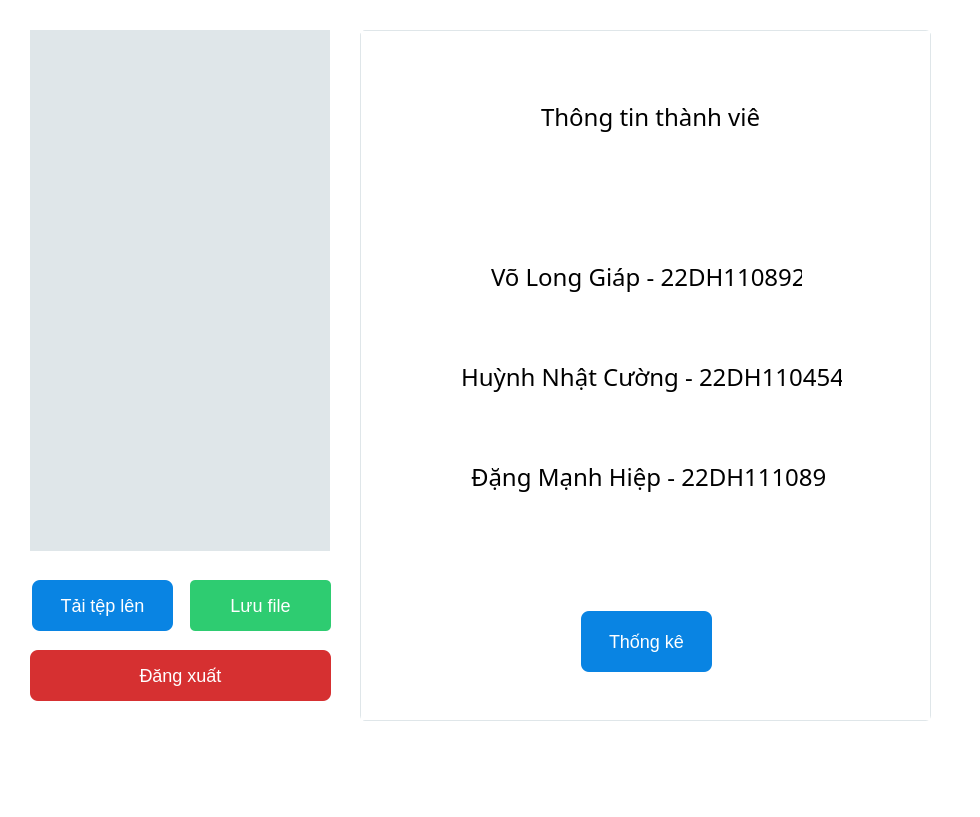
<?xml version="1.0" encoding="UTF-8"?>
<ui version="4.0">
 <class>MainWindow</class>
 <widget class="QMainWindow" name="MainWindow">
  <property name="geometry">
   <rect>
    <x>0</x>
    <y>0</y>
    <width>980</width>
    <height>817</height>
   </rect>
  </property>
  <property name="windowTitle">
   <string>MainWindow</string>
  </property>
  <property name="styleSheet">
   <string notr="true">QWidget {
    background-color: #fff;
    font-family: &quot;Segoe UI&quot;, Arial, sans-serif;
    font-size: 18px;
}

QLabel{
	color: Black;
	font-size: 24px;
	font-family: bold;
}

QTreeView {
    background-color: #dfe6e9;
    border: none;
    padding: 8px;
}
QTreeView::item:selected {
    background-color: #74b9ff;
    color: white;
}

QStackedWidget {
    background-color: white;
    border: 1px solid #dfe6e9;
    border-radius: 5px;
}

QPushButton {
    background-color: #00b894;
    color: white;
    border: none;
    border-radius: 5px;
    padding: 8px 16px;
}
QPushButton:hover {
    background-color: #55efc4;
}
QPushButton:pressed {
    background-color: #00b894;
}

/* Nút Logout */
QPushButton#logoutButton {
    background-color: #d63031;
    margin: 10px;
}
QPushButton#logoutButton:hover {
    background-color: #ff7675;
}

/* Style cho QPlainTextEdit (Ô nhập và ô hiển thị kết quả) */
QPlainTextEdit {
    background-color: #ffffff;
    border: 1px solid #dfe6e9;
    border-radius: 8px;
    padding: 10px;
    color: #2d3436;
}
QPlainTextEdit:focus {
    border: 1px solid #0984e3;
}

/* Style cho QLineEdit (ô nhập key) */
QLineEdit {
    background-color: #ffffff;
    border: 1px solid #dfe6e9;
    border-radius: 8px;
    padding: 8px;
    color: #2d3436;
}
QLineEdit:focus {
    border: 1px solid #0984e3;
}

/* Nếu muốn thêm hiệu ứng hover cho QLineEdit */
QLineEdit:hover {
    border: 1px solid #b2bec3;
}

/* Style chung cho QPushButton (nếu bạn có các nút xử lý) */
QPushButton {
    background-color: #0984e3;
    color: #ffffff;
    border: none;
    border-radius: 8px;
    padding: 8px 16px;
}
QPushButton:hover {
    background-color: #74b9ff;
}
QPushButton:pressed {
    background-color: #0984e3;
}
QPushButton#encryptButton {
    background-color: #2ecc71; /* Mã màu xanh lá (green) */
    color: white;
    border: none;
    border-radius: 5px;
    padding: 8px 16px;
}

QPushButton#encryptButton:hover {
    background-color: #58d68d; /* Màu xanh lá nhạt hơn khi hover */
}

QPushButton#encryptButton:pressed {
    background-color: #27ae60; /* Màu xanh lá đậm hơn khi nhấn */
}
QPushButton#uploadButton {
    background-color: #ffed00; 
    color: white;
    border: none;
    border-radius: 5px;
    padding: 8px 16px;
}

QPushButton#saveFileButton{
	background-color: #2ecc71; /* Mã màu xanh lá (green) */
    color: white;
    border: none;
    border-radius: 5px;
    padding: 8px 16px;
}


</string>
  </property>
  <widget class="QWidget" name="centralwidget">
   <widget class="QTreeView" name="treeView">
    <property name="geometry">
     <rect>
      <x>30</x>
      <y>30</y>
      <width>300</width>
      <height>521</height>
     </rect>
    </property>
    <property name="styleSheet">
     <string notr="true"/>
    </property>
   </widget>
   <widget class="QStackedWidget" name="stackWidget">
    <property name="geometry">
     <rect>
      <x>360</x>
      <y>30</y>
      <width>571</width>
      <height>691</height>
     </rect>
    </property>
    <property name="currentIndex">
     <number>8</number>
    </property>
    <widget class="QWidget" name="page">
     <widget class="QPlainTextEdit" name="inputText">
      <property name="geometry">
       <rect>
        <x>31</x>
        <y>141</y>
        <width>500</width>
        <height>111</height>
       </rect>
      </property>
     </widget>
     <widget class="QPushButton" name="encryptButton">
      <property name="geometry">
       <rect>
        <x>31</x>
        <y>620</y>
        <width>171</width>
        <height>50</height>
       </rect>
      </property>
      <property name="text">
       <string>Mã hóa</string>
      </property>
     </widget>
     <widget class="QPushButton" name="decryptButton">
      <property name="geometry">
       <rect>
        <x>360</x>
        <y>620</y>
        <width>171</width>
        <height>50</height>
       </rect>
      </property>
      <property name="text">
       <string>Giải mã</string>
      </property>
     </widget>
     <widget class="QLineEdit" name="keyLineEdit">
      <property name="geometry">
       <rect>
        <x>31</x>
        <y>291</y>
        <width>500</width>
        <height>71</height>
       </rect>
      </property>
     </widget>
     <widget class="QPlainTextEdit" name="outputText">
      <property name="geometry">
       <rect>
        <x>31</x>
        <y>410</y>
        <width>500</width>
        <height>111</height>
       </rect>
      </property>
     </widget>
     <widget class="QLabel" name="label_3">
      <property name="geometry">
       <rect>
        <x>260</x>
        <y>50</y>
        <width>81</width>
        <height>31</height>
       </rect>
      </property>
      <property name="minimumSize">
       <size>
        <width>0</width>
        <height>0</height>
       </size>
      </property>
      <property name="sizeIncrement">
       <size>
        <width>0</width>
        <height>0</height>
       </size>
      </property>
      <property name="font">
       <font>
        <family>12</family>
        <pointsize>-1</pointsize>
       </font>
      </property>
      <property name="text">
       <string>Caesar</string>
      </property>
     </widget>
     <widget class="QLabel" name="label_4">
      <property name="geometry">
       <rect>
        <x>39</x>
        <y>125</y>
        <width>181</width>
        <height>31</height>
       </rect>
      </property>
      <property name="font">
       <font>
        <family>12</family>
        <pointsize>-1</pointsize>
       </font>
      </property>
      <property name="text">
       <string>Nội dung cần mã hóa</string>
      </property>
     </widget>
     <widget class="QLabel" name="label_5">
      <property name="geometry">
       <rect>
        <x>39</x>
        <y>280</y>
        <width>41</width>
        <height>31</height>
       </rect>
      </property>
      <property name="text">
       <string>Key</string>
      </property>
     </widget>
     <widget class="QLabel" name="label_6">
      <property name="geometry">
       <rect>
        <x>39</x>
        <y>395</y>
        <width>171</width>
        <height>31</height>
       </rect>
      </property>
      <property name="text">
       <string>Nội dung đã mã hóa</string>
      </property>
     </widget>
    </widget>
    <widget class="QWidget" name="page_2">
     <widget class="QLabel" name="label">
      <property name="geometry">
       <rect>
        <x>260</x>
        <y>50</y>
        <width>81</width>
        <height>31</height>
       </rect>
      </property>
      <property name="font">
       <font>
        <family>12</family>
        <pointsize>-1</pointsize>
       </font>
      </property>
      <property name="text">
       <string>Vignere</string>
      </property>
     </widget>
     <widget class="QPlainTextEdit" name="vigenereInputText">
      <property name="geometry">
       <rect>
        <x>31</x>
        <y>141</y>
        <width>500</width>
        <height>111</height>
       </rect>
      </property>
     </widget>
     <widget class="QPlainTextEdit" name="vigenereOutputText">
      <property name="geometry">
       <rect>
        <x>31</x>
        <y>410</y>
        <width>500</width>
        <height>111</height>
       </rect>
      </property>
     </widget>
     <widget class="QLineEdit" name="vigenereKeyLineEdit">
      <property name="geometry">
       <rect>
        <x>31</x>
        <y>291</y>
        <width>500</width>
        <height>71</height>
       </rect>
      </property>
     </widget>
     <widget class="QPushButton" name="encryptButton_2">
      <property name="geometry">
       <rect>
        <x>31</x>
        <y>620</y>
        <width>171</width>
        <height>50</height>
       </rect>
      </property>
      <property name="text">
       <string>Mã hóa</string>
      </property>
     </widget>
     <widget class="QPushButton" name="decryptButton_2">
      <property name="geometry">
       <rect>
        <x>360</x>
        <y>620</y>
        <width>171</width>
        <height>50</height>
       </rect>
      </property>
      <property name="text">
       <string>Giải mã</string>
      </property>
     </widget>
     <widget class="QLabel" name="label_7">
      <property name="geometry">
       <rect>
        <x>39</x>
        <y>125</y>
        <width>181</width>
        <height>31</height>
       </rect>
      </property>
      <property name="font">
       <font>
        <family>12</family>
        <pointsize>-1</pointsize>
       </font>
      </property>
      <property name="text">
       <string>Nội dung cần mã hóa</string>
      </property>
     </widget>
     <widget class="QLabel" name="label_8">
      <property name="geometry">
       <rect>
        <x>39</x>
        <y>395</y>
        <width>171</width>
        <height>31</height>
       </rect>
      </property>
      <property name="text">
       <string>Nội dung đã mã hóa</string>
      </property>
     </widget>
     <widget class="QLabel" name="label_9">
      <property name="geometry">
       <rect>
        <x>39</x>
        <y>280</y>
        <width>41</width>
        <height>31</height>
       </rect>
      </property>
      <property name="text">
       <string>Key</string>
      </property>
     </widget>
    </widget>
    <widget class="QWidget" name="page_3">
     <widget class="QLabel" name="label_2">
      <property name="geometry">
       <rect>
        <x>270</x>
        <y>50</y>
        <width>141</width>
        <height>21</height>
       </rect>
      </property>
      <property name="font">
       <font>
        <family>12</family>
        <pointsize>-1</pointsize>
       </font>
      </property>
      <property name="text">
       <string>Belasco</string>
      </property>
     </widget>
     <widget class="QPushButton" name="encryptButton_3">
      <property name="geometry">
       <rect>
        <x>31</x>
        <y>620</y>
        <width>171</width>
        <height>50</height>
       </rect>
      </property>
      <property name="text">
       <string>Mã hóa</string>
      </property>
     </widget>
     <widget class="QPushButton" name="decryptButton_3">
      <property name="geometry">
       <rect>
        <x>360</x>
        <y>620</y>
        <width>171</width>
        <height>50</height>
       </rect>
      </property>
      <property name="text">
       <string>Giải mã</string>
      </property>
     </widget>
     <widget class="QLineEdit" name="belascoKeyLineEdit">
      <property name="geometry">
       <rect>
        <x>31</x>
        <y>291</y>
        <width>500</width>
        <height>71</height>
       </rect>
      </property>
     </widget>
     <widget class="QPlainTextEdit" name="belascoInputText">
      <property name="geometry">
       <rect>
        <x>31</x>
        <y>141</y>
        <width>500</width>
        <height>111</height>
       </rect>
      </property>
     </widget>
     <widget class="QPlainTextEdit" name="belascoOutputText">
      <property name="geometry">
       <rect>
        <x>31</x>
        <y>410</y>
        <width>500</width>
        <height>111</height>
       </rect>
      </property>
     </widget>
     <widget class="QLabel" name="label_10">
      <property name="geometry">
       <rect>
        <x>39</x>
        <y>280</y>
        <width>41</width>
        <height>31</height>
       </rect>
      </property>
      <property name="text">
       <string>Key</string>
      </property>
     </widget>
     <widget class="QLabel" name="label_11">
      <property name="geometry">
       <rect>
        <x>39</x>
        <y>395</y>
        <width>171</width>
        <height>31</height>
       </rect>
      </property>
      <property name="text">
       <string>Nội dung đã mã hóa</string>
      </property>
     </widget>
     <widget class="QLabel" name="label_12">
      <property name="geometry">
       <rect>
        <x>39</x>
        <y>125</y>
        <width>181</width>
        <height>31</height>
       </rect>
      </property>
      <property name="font">
       <font>
        <family>12</family>
        <pointsize>-1</pointsize>
       </font>
      </property>
      <property name="text">
       <string>Nội dung cần mã hóa</string>
      </property>
     </widget>
    </widget>
    <widget class="QWidget" name="page_4">
     <widget class="QLabel" name="label_13">
      <property name="geometry">
       <rect>
        <x>200</x>
        <y>50</y>
        <width>221</width>
        <height>31</height>
       </rect>
      </property>
      <property name="font">
       <font>
        <family>12</family>
        <pointsize>-1</pointsize>
       </font>
      </property>
      <property name="text">
       <string>Kỹ thuật 2 dòng</string>
      </property>
     </widget>
     <widget class="QPlainTextEdit" name="transpositionInputText">
      <property name="geometry">
       <rect>
        <x>31</x>
        <y>141</y>
        <width>500</width>
        <height>111</height>
       </rect>
      </property>
     </widget>
     <widget class="QPlainTextEdit" name="transpositionOutputText">
      <property name="geometry">
       <rect>
        <x>31</x>
        <y>410</y>
        <width>500</width>
        <height>111</height>
       </rect>
      </property>
     </widget>
     <widget class="QPushButton" name="encryptButton_4">
      <property name="geometry">
       <rect>
        <x>31</x>
        <y>620</y>
        <width>171</width>
        <height>50</height>
       </rect>
      </property>
      <property name="text">
       <string>Mã hóa</string>
      </property>
     </widget>
     <widget class="QPushButton" name="decryptButton_4">
      <property name="geometry">
       <rect>
        <x>360</x>
        <y>620</y>
        <width>171</width>
        <height>50</height>
       </rect>
      </property>
      <property name="text">
       <string>Giải mã</string>
      </property>
     </widget>
     <widget class="QLabel" name="label_15">
      <property name="geometry">
       <rect>
        <x>39</x>
        <y>125</y>
        <width>191</width>
        <height>31</height>
       </rect>
      </property>
      <property name="font">
       <font>
        <family>12</family>
        <pointsize>-1</pointsize>
       </font>
      </property>
      <property name="text">
       <string>Nội dung cần mã hóa</string>
      </property>
     </widget>
     <widget class="QLabel" name="label_16">
      <property name="geometry">
       <rect>
        <x>39</x>
        <y>395</y>
        <width>171</width>
        <height>31</height>
       </rect>
      </property>
      <property name="text">
       <string>Nội dung đã mã hóa</string>
      </property>
     </widget>
    </widget>
    <widget class="QWidget" name="page_6">
     <widget class="QLabel" name="label_18">
      <property name="geometry">
       <rect>
        <x>190</x>
        <y>50</y>
        <width>241</width>
        <height>41</height>
       </rect>
      </property>
      <property name="font">
       <font>
        <family>12</family>
        <pointsize>-1</pointsize>
       </font>
      </property>
      <property name="text">
       <string>Kỹ thuật nhiều dòng</string>
      </property>
     </widget>
     <widget class="QPlainTextEdit" name="transpositionInputText_2">
      <property name="geometry">
       <rect>
        <x>31</x>
        <y>141</y>
        <width>500</width>
        <height>111</height>
       </rect>
      </property>
     </widget>
     <widget class="QPlainTextEdit" name="transpositionOutputText_2">
      <property name="geometry">
       <rect>
        <x>31</x>
        <y>410</y>
        <width>500</width>
        <height>111</height>
       </rect>
      </property>
     </widget>
     <widget class="QLineEdit" name="transpositionKeyLineEdit_2">
      <property name="geometry">
       <rect>
        <x>31</x>
        <y>291</y>
        <width>500</width>
        <height>71</height>
       </rect>
      </property>
     </widget>
     <widget class="QPushButton" name="encryptButton_5">
      <property name="geometry">
       <rect>
        <x>31</x>
        <y>620</y>
        <width>171</width>
        <height>50</height>
       </rect>
      </property>
      <property name="text">
       <string>Mã hóa</string>
      </property>
     </widget>
     <widget class="QPushButton" name="decryptButton_5">
      <property name="geometry">
       <rect>
        <x>360</x>
        <y>620</y>
        <width>171</width>
        <height>50</height>
       </rect>
      </property>
      <property name="text">
       <string>Giải mã</string>
      </property>
     </widget>
     <widget class="QLabel" name="label_14">
      <property name="geometry">
       <rect>
        <x>39</x>
        <y>280</y>
        <width>41</width>
        <height>31</height>
       </rect>
      </property>
      <property name="text">
       <string>Key</string>
      </property>
     </widget>
     <widget class="QLabel" name="label_19">
      <property name="geometry">
       <rect>
        <x>39</x>
        <y>395</y>
        <width>171</width>
        <height>31</height>
       </rect>
      </property>
      <property name="text">
       <string>Nội dung đã mã hóa</string>
      </property>
     </widget>
     <widget class="QLabel" name="label_20">
      <property name="geometry">
       <rect>
        <x>39</x>
        <y>125</y>
        <width>181</width>
        <height>31</height>
       </rect>
      </property>
      <property name="font">
       <font>
        <family>12</family>
        <pointsize>-1</pointsize>
       </font>
      </property>
      <property name="text">
       <string>Nội dung cần mã hóa</string>
      </property>
     </widget>
    </widget>
    <widget class="QWidget" name="page_5">
     <widget class="QLabel" name="label_17">
      <property name="geometry">
       <rect>
        <x>250</x>
        <y>50</y>
        <width>55</width>
        <height>31</height>
       </rect>
      </property>
      <property name="font">
       <font>
        <family>12</family>
        <pointsize>-1</pointsize>
       </font>
      </property>
      <property name="text">
       <string>XOR</string>
      </property>
     </widget>
     <widget class="QLineEdit" name="xorKeyLineEdit">
      <property name="geometry">
       <rect>
        <x>31</x>
        <y>291</y>
        <width>500</width>
        <height>71</height>
       </rect>
      </property>
     </widget>
     <widget class="QPlainTextEdit" name="xorInputText">
      <property name="geometry">
       <rect>
        <x>31</x>
        <y>141</y>
        <width>500</width>
        <height>111</height>
       </rect>
      </property>
     </widget>
     <widget class="QPlainTextEdit" name="xorOutputText">
      <property name="geometry">
       <rect>
        <x>31</x>
        <y>410</y>
        <width>500</width>
        <height>111</height>
       </rect>
      </property>
     </widget>
     <widget class="QPushButton" name="encryptButton_6">
      <property name="geometry">
       <rect>
        <x>31</x>
        <y>620</y>
        <width>171</width>
        <height>50</height>
       </rect>
      </property>
      <property name="text">
       <string>Mã hóa</string>
      </property>
     </widget>
     <widget class="QPushButton" name="decryptButton_6">
      <property name="geometry">
       <rect>
        <x>360</x>
        <y>620</y>
        <width>171</width>
        <height>50</height>
       </rect>
      </property>
      <property name="text">
       <string>Giải mã</string>
      </property>
     </widget>
     <widget class="QLabel" name="label_23">
      <property name="geometry">
       <rect>
        <x>39</x>
        <y>125</y>
        <width>181</width>
        <height>31</height>
       </rect>
      </property>
      <property name="font">
       <font>
        <family>12</family>
        <pointsize>-1</pointsize>
       </font>
      </property>
      <property name="text">
       <string>Nội dung cần mã hóa</string>
      </property>
     </widget>
     <widget class="QLabel" name="label_22">
      <property name="geometry">
       <rect>
        <x>39</x>
        <y>395</y>
        <width>171</width>
        <height>31</height>
       </rect>
      </property>
      <property name="text">
       <string>Nội dung đã mã hóa</string>
      </property>
     </widget>
     <widget class="QLabel" name="label_21">
      <property name="geometry">
       <rect>
        <x>39</x>
        <y>280</y>
        <width>41</width>
        <height>31</height>
       </rect>
      </property>
      <property name="text">
       <string>Key</string>
      </property>
     </widget>
    </widget>
    <widget class="QWidget" name="page_8">
     <widget class="QPushButton" name="encryptButton_7">
      <property name="geometry">
       <rect>
        <x>31</x>
        <y>620</y>
        <width>171</width>
        <height>50</height>
       </rect>
      </property>
      <property name="text">
       <string>Mã hóa</string>
      </property>
     </widget>
     <widget class="QPushButton" name="decryptButton_7">
      <property name="geometry">
       <rect>
        <x>360</x>
        <y>620</y>
        <width>171</width>
        <height>50</height>
       </rect>
      </property>
      <property name="text">
       <string>Giải mã</string>
      </property>
     </widget>
     <widget class="QPlainTextEdit" name="aesInputText">
      <property name="geometry">
       <rect>
        <x>31</x>
        <y>141</y>
        <width>500</width>
        <height>111</height>
       </rect>
      </property>
     </widget>
     <widget class="QPlainTextEdit" name="aesOutputText">
      <property name="geometry">
       <rect>
        <x>31</x>
        <y>410</y>
        <width>500</width>
        <height>111</height>
       </rect>
      </property>
     </widget>
     <widget class="QLineEdit" name="aesKeyLineEdit">
      <property name="geometry">
       <rect>
        <x>31</x>
        <y>291</y>
        <width>500</width>
        <height>71</height>
       </rect>
      </property>
     </widget>
     <widget class="QLabel" name="label_28">
      <property name="geometry">
       <rect>
        <x>250</x>
        <y>50</y>
        <width>61</width>
        <height>31</height>
       </rect>
      </property>
      <property name="text">
       <string>AES</string>
      </property>
     </widget>
     <widget class="QLabel" name="label_29">
      <property name="geometry">
       <rect>
        <x>40</x>
        <y>125</y>
        <width>181</width>
        <height>31</height>
       </rect>
      </property>
      <property name="font">
       <font>
        <family>12</family>
        <pointsize>-1</pointsize>
       </font>
      </property>
      <property name="text">
       <string>Nội dung cần mã hóa</string>
      </property>
     </widget>
     <widget class="QLabel" name="label_30">
      <property name="geometry">
       <rect>
        <x>40</x>
        <y>395</y>
        <width>171</width>
        <height>31</height>
       </rect>
      </property>
      <property name="text">
       <string>Nội dung đã mã hóa</string>
      </property>
     </widget>
     <widget class="QLabel" name="label_31">
      <property name="geometry">
       <rect>
        <x>40</x>
        <y>280</y>
        <width>41</width>
        <height>31</height>
       </rect>
      </property>
      <property name="text">
       <string>Key</string>
      </property>
     </widget>
    </widget>
    <widget class="QWidget" name="page_9">
     <widget class="QLabel" name="label_32">
      <property name="geometry">
       <rect>
        <x>250</x>
        <y>60</y>
        <width>55</width>
        <height>31</height>
       </rect>
      </property>
      <property name="text">
       <string>RSA</string>
      </property>
     </widget>
     <widget class="QPlainTextEdit" name="rsaInputText">
      <property name="geometry">
       <rect>
        <x>31</x>
        <y>141</y>
        <width>500</width>
        <height>111</height>
       </rect>
      </property>
     </widget>
     <widget class="QPlainTextEdit" name="rsaOutputText">
      <property name="geometry">
       <rect>
        <x>31</x>
        <y>400</y>
        <width>500</width>
        <height>111</height>
       </rect>
      </property>
     </widget>
     <widget class="QLineEdit" name="rsaKeyLineEdit">
      <property name="geometry">
       <rect>
        <x>31</x>
        <y>290</y>
        <width>500</width>
        <height>71</height>
       </rect>
      </property>
     </widget>
     <widget class="QPushButton" name="encryptButton_8">
      <property name="geometry">
       <rect>
        <x>31</x>
        <y>620</y>
        <width>171</width>
        <height>50</height>
       </rect>
      </property>
      <property name="text">
       <string>Mã hóa</string>
      </property>
     </widget>
     <widget class="QPushButton" name="decryptButton_8">
      <property name="geometry">
       <rect>
        <x>360</x>
        <y>620</y>
        <width>171</width>
        <height>50</height>
       </rect>
      </property>
      <property name="text">
       <string>Giả mã</string>
      </property>
     </widget>
     <widget class="QLabel" name="label_33">
      <property name="geometry">
       <rect>
        <x>40</x>
        <y>275</y>
        <width>41</width>
        <height>31</height>
       </rect>
      </property>
      <property name="text">
       <string>Key</string>
      </property>
     </widget>
     <widget class="QLabel" name="label_34">
      <property name="geometry">
       <rect>
        <x>40</x>
        <y>120</y>
        <width>181</width>
        <height>31</height>
       </rect>
      </property>
      <property name="font">
       <font>
        <family>12</family>
        <pointsize>-1</pointsize>
       </font>
      </property>
      <property name="text">
       <string>Nội dung cần mã hóa</string>
      </property>
     </widget>
     <widget class="QLabel" name="label_35">
      <property name="geometry">
       <rect>
        <x>40</x>
        <y>390</y>
        <width>171</width>
        <height>31</height>
       </rect>
      </property>
      <property name="text">
       <string>Nội dung đã mã hóa</string>
      </property>
     </widget>
    </widget>
    <widget class="QWidget" name="page_7">
     <widget class="QLabel" name="label_24">
      <property name="geometry">
       <rect>
        <x>180</x>
        <y>70</y>
        <width>221</width>
        <height>31</height>
       </rect>
      </property>
      <property name="text">
       <string>Thông tin thành viên</string>
      </property>
     </widget>
     <widget class="QLabel" name="label_25">
      <property name="geometry">
       <rect>
        <x>130</x>
        <y>230</y>
        <width>311</width>
        <height>31</height>
       </rect>
      </property>
      <property name="text">
       <string>Võ Long Giáp - 22DH110892</string>
      </property>
     </widget>
     <widget class="QLabel" name="label_26">
      <property name="geometry">
       <rect>
        <x>100</x>
        <y>330</y>
        <width>381</width>
        <height>31</height>
       </rect>
      </property>
      <property name="text">
       <string>Huỳnh Nhật Cường - 22DH110454</string>
      </property>
     </widget>
     <widget class="QLabel" name="label_27">
      <property name="geometry">
       <rect>
        <x>110</x>
        <y>430</y>
        <width>391</width>
        <height>31</height>
       </rect>
      </property>
      <property name="text">
       <string>Đặng Mạnh Hiệp - 22DH111089</string>
      </property>
     </widget>
     <widget class="QPushButton" name="reportButton">
      <property name="geometry">
       <rect>
        <x>220</x>
        <y>580</y>
        <width>131</width>
        <height>61</height>
       </rect>
      </property>
      <property name="text">
       <string>Thống kê</string>
      </property>
     </widget>
    </widget>
   </widget>
   <widget class="QPushButton" name="logoutButton">
    <property name="geometry">
     <rect>
      <x>20</x>
      <y>640</y>
      <width>321</width>
      <height>71</height>
     </rect>
    </property>
    <property name="text">
     <string>Đăng xuất</string>
    </property>
   </widget>
   <widget class="QPushButton" name="openFileButton">
    <property name="geometry">
     <rect>
      <x>32</x>
      <y>580</y>
      <width>141</width>
      <height>51</height>
     </rect>
    </property>
    <property name="text">
     <string>Tải tệp lên</string>
    </property>
   </widget>
   <widget class="QPushButton" name="saveFileButton">
    <property name="geometry">
     <rect>
      <x>190</x>
      <y>580</y>
      <width>141</width>
      <height>51</height>
     </rect>
    </property>
    <property name="text">
     <string>Lưu file</string>
    </property>
   </widget>
  </widget>
  <widget class="QMenuBar" name="menubar">
   <property name="geometry">
    <rect>
     <x>0</x>
     <y>0</y>
     <width>980</width>
     <height>31</height>
    </rect>
   </property>
  </widget>
  <widget class="QStatusBar" name="statusbar"/>
 </widget>
 <resources/>
 <connections/>
</ui>
